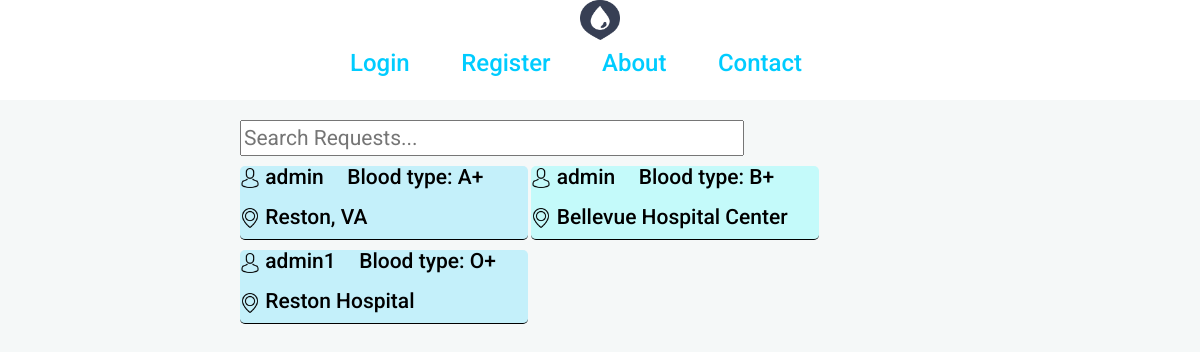
/requestlist/, run on an earlier commit of the app's database.
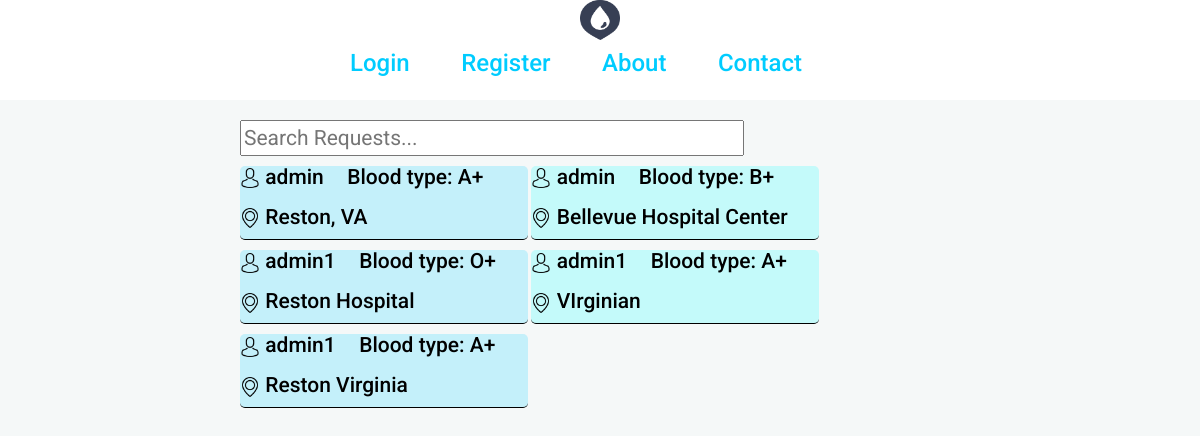
And on a later commit of the database.
### socialblood/models.py (models this page shows, shortened)
class Request(models.Model):
    blood_type = models.CharField(max_length=3, choices =BLOOD_TYPES)
    create_date = models.DateTimeField(blank=True, null=True)
    location = models.CharField(max_length=120)
    user = models.ForeignKey('auth.User')

### socialblood/views.py (the view)
# urls.py: url(r'^requestlist/', views.RequestListView.as_view(), name='requestlist'),
class RequestListView(ListView):
    model = Request
    template_name = 'blood/requestlist.html'
    def get_context_data(self, **kwargs):
        context = super(RequestListView, self).get_context_data(**kwargs)
        return context

### socialblood/templates/blood/requestlist.html (shortened to what this page needs)
<!DOCTYPE html>
{% load staticfiles %}
<html lang="en">
<head>
    <link rel="stylesheet" href="//maxcdn.bootstrapcdn.com/bootstrap/3.2.0/css/bootstrap.min.css">
    <link rel="stylesheet" href="//maxcdn.bootstrapcdn.com/bootstrap/3.2.0/css/bootstrap-theme.min.css">
    <link rel="stylesheet" href="{% static 'css/navigationbar.css' %}">
    <link rel="stylesheet" href="{% static 'css/buttons.css' %}">
    <link rel="stylesheet" href="{% static 'css/user.css' %}">
    <link rel="stylesheet" href="{% static 'css/requestlist.css' %}">
</head>
<body>
<nav>
    <div class="logo">
        <img src="{% static 'images/logo-dark.png' %}">
    </div>
    <div class="nav-wrapper">
        <div class="nav-info">
             {% if user.is_authenticated %}
             <h3><a href="/">Home</a></h3>
            <h3><a href="/request/">Request Blood</a></h3>
            <h3><a href="/about/">About</a></h3>
            {% else %}
            <h3><a href="{% url 'login'%}">Login</a></h3>
            <h3><a href="{% url 'register' %}">Register</a></h3>
            <h3><a href="#">About</a></h3>
            {% endif %}
            <h3><a href="/contact/">Contact</a></h3>
        </div>
    </div>
</nav>
<div class="wrapper">
    <input type="text" id="searchRequestInput" onkeyup="searchFunction()" placeholder="Search Requests...">
	<ul id="requestUL">
	{% for request in object_list %}
	    <li class="entry">
        <div class="line">
            <div class="user">
                <h1><img src="{% static 'images/icons/avatar.png' %}"> {{request.user}}</h1>
            </div>
            <div class="blood_type">
            <h1>Blood type: {{ request.blood_type }}</h1>
            </div>
        </div>
            <div class="location">
                <h1><img src="{% static 'images/icons/placeholder.png' %}"> {{request.location}}</h1>
            </div>
        </li>
	{% empty %}
	    <li>No requests have been made yet.</li>
	{% endfor %}
	</ul>
</div>
</body>
</html>

### socialblood/static/css/navigationbar.css (style rules this page uses)
nav { width: 100%; height: 100px; background-color: white; }
.logo { width:100%; display:inline-block; margin:auto auto; text-align:center; }
.logo img { width:40px; height: 40px; }
.nav-wrapper { position: relative; display:block; width: 100%; height: 40%; text-align:center; top:10%; margin:0 auto; }
.nav-wrapper .nav-info { display: inline; width: 60%; height: 100px; text-align: center; }
.nav-info h3 { display: inline; margin-right: 4%; height:10px; }
h3 a { color:rgba(0, 204, 255, 1); font-size: 1em; }

### socialblood/static/css/requestlist.css (style rules this page uses)
* { font-family: 'Roboto', sans-serif; font-size:1em; }
body { background-color: #f5f8f8; }
.logo { width:100%; display:block; margin:auto auto; text-align:center; }
.logo img { width:40px; height: 40px; }
.wrapper { width: 60%; margin:0 auto; position: relative; top:20px; }
a { font-size: 1em; }
#searchRequestInput { display: block; width: 70%; font-size: 1.5em; left:0; }
ul { margin:0; padding:0; }
ul li:nth-child(odd) { background-color: rgba(0, 204, 255, 0.2); }
ul li:nth-child(even) { background-color: rgba(0, 255, 255, 0.2); }
ul li { border-radius: 5px; position: relative; list-style: none; display: inline-block; width: 40%; margin-top: 10px; border-bottom: 1px solid black; }
ul li h1 { font-size: 1.5em; border-radius: 10px; margin:0; padding:0; }
.entry .line { position: relative; display: inline-block; margin:0; padding:0; width: 100%; height: 30px; }
ul li .user img { width: 20px; }
ul li .user { position: relative; display: inline-block; color:black; margin-right: 20px; }
ul li .user h1 { display: block; }
ul li .blood_type { display: inline-block; }
ul li .blood_type h1 { display: block; color:black; margin-right: 10px; }
ul li .location img { width: 20px; }
ul li .location { display: inline-block; margin:10px; margin-left: 0px; }
ul li .location h1 { display: block; color:black; margin-right: 10px; }

What changed in the data, as far as the page shows it:
added Request: user "admin1", blood_type "A+", location "VIrginian"
added Request: user "admin1", blood_type "A+", location "Reston Virginia"
